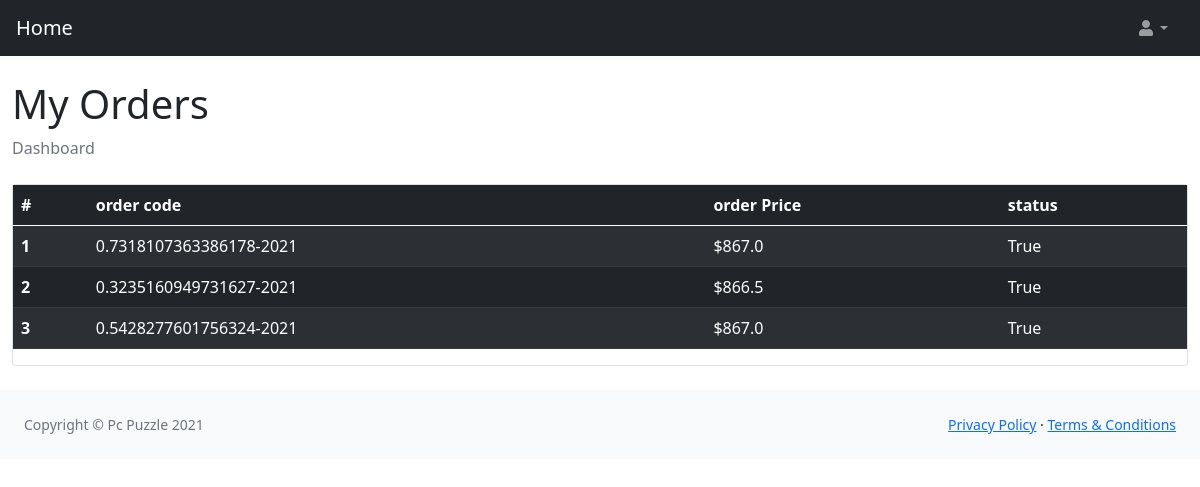
The app's page /profile/ (signed in), older data.
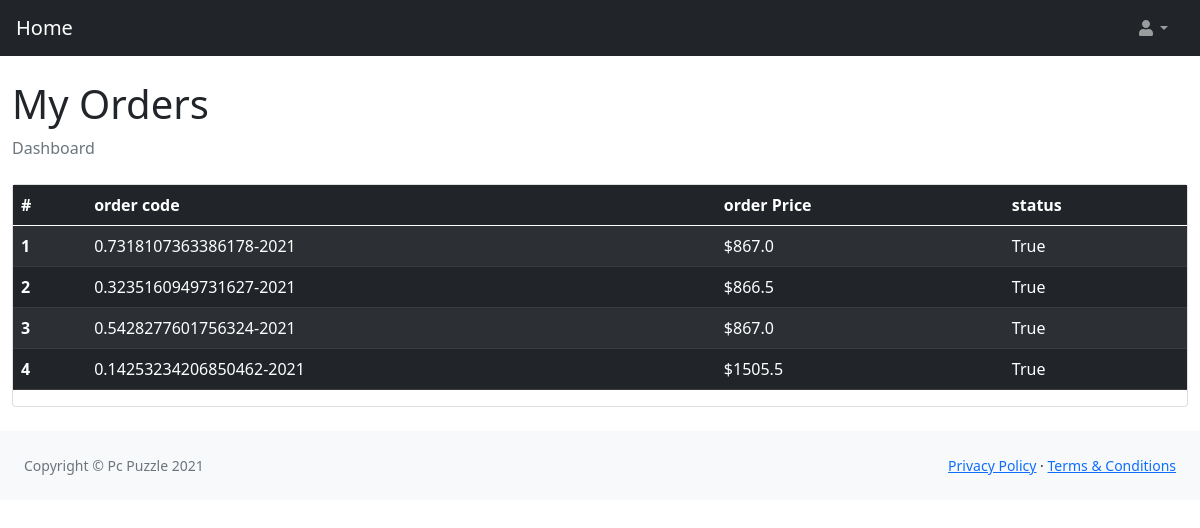
The same page, newer data.
### Tech_Parts/models.py (models this page shows, shortened)
class Order(models.Model):
    customer=models.ForeignKey(Customer,blank=True,null=True,on_delete=models.CASCADE)
    products=models.ManyToManyField(Product,blank=True)
    code=models.CharField(blank=True,null=True,max_length=100)
    ordered=models.BooleanField(default=False)
    delivered=models.BooleanField(default=False)
    device=models.CharField(max_length=120,blank=True,null=True)
    def total_price(self):
        price=0
        for i in self.products.all():
            price += i.price
        return price
    def discount(self):
        percentage=(10/100)*self.total_price()
        return percentage

class Product(models.Model):
    name=models.CharField(max_length=100)
    image=models.CharField(max_length=3000)
    price=models.PositiveIntegerField(default=0)
    category=models.ForeignKey(Category,default=1,null=True,on_delete=models.SET_NULL)
    processor=models.ManyToManyField(Processor)
    type=models.ForeignKey(Type,default=6,null=True,on_delete=models.SET_NULL)
    details=HTMLField()
    code=models.CharField(max_length=100,blank=True)
    slug=models.SlugField(blank=True,max_length=100,unique=True)

### Tech_Parts/views.py (the view)
# urls.py: path("profile/",views.profile,name="profile"),
@login_required
def profile(request):
    order=Order.objects.filter(customer_id=request.user.id,ordered=True,delivered=True)
    context={"order":order}
    return render(request,"dashboard/profile.html",context)

### templates/dashboard/profile.html (shortened to what this page needs)
{% load static %}
<!DOCTYPE html>
<html lang="en">
    <head>
        <link href="https://cdn.jsdelivr.net/npm/simple-datatables@latest/dist/style.css" rel="stylesheet" />
        <link href="{% static 'dashboard/css/styles.css'  %}" rel="stylesheet" />
    </head>
    <body class="sb-nav-fixed">
        <nav class="sb-topnav navbar navbar-expand navbar-dark bg-dark">
            <a class="navbar-brand ps-3" href="{% url 'home:home' %}">Home</a>
            <ul class="navbar-nav ms-auto ms-md-0 me-3 me-lg-4">
                <li class="nav-item dropdown">
                    <a class="nav-link dropdown-toggle" id="navbarDropdown" href="#" role="button" data-bs-toggle="dropdown" aria-expanded="false"><i class="fas fa-user fa-fw"></i></a>
                </li>
            </ul>
        </nav>
        <div id="">
            <div class="prof" id="layoutSidenav_content">
                <main>
                    <div class="container-fluid">
                        <h1 class="mt-4">My Orders</h1>
                        <ol class="breadcrumb mb-4">
                            <li class="breadcrumb-item active">Dashboard</li>
                        </ol>
                        <div class="card mb-4">
                            <table class="table table-striped table-dark">
                                <thead>
                                  <tr>
                                    <th scope="col">#</th>
                                    <th scope="col">order code</th>
                                     <th scope="col">order Price</th>
                                    <th scope="col">status</th>
                                  </tr>
                                </thead>
                                <tbody>
                                    {% for i in order %}
                                  <tr>
                                    <th scope="row">{{forloop.counter}}</th>
                                    <td>{{i.code}}</td>
                                    <td>${{i.discount}}</td>
                                    <td>{{i.delivered}}</td>
                                  </tr>
  <div class="modal fade" id="exampleModal-{{i.id}}" tabindex="-1" aria-labelledby="exampleModalLabel" aria-hidden="true">
                                  {% endfor %}
                                </tbody>
                              </table>
                        </div>
                    </div>
                </main>
                <footer class="py-4 bg-light mt-auto">
                    <div class="container-fluid px-4">
                        <div class="d-flex align-items-center justify-content-between small">
                            <div class="text-muted">Copyright &copy; Pc Puzzle 2021</div>
                            <div>
                                <a href="#">Privacy Policy</a>
                                &middot;
                                <a href="#">Terms &amp; Conditions</a>
                            </div>
                        </div>
                    </div>
                </footer>
            </div>
        </div>
    </body>
</html>

Row changes from the older to the newer data that the page shows:
added Order: code "0.14253234206850462-2021", discount "1505.5", delivered "True"
